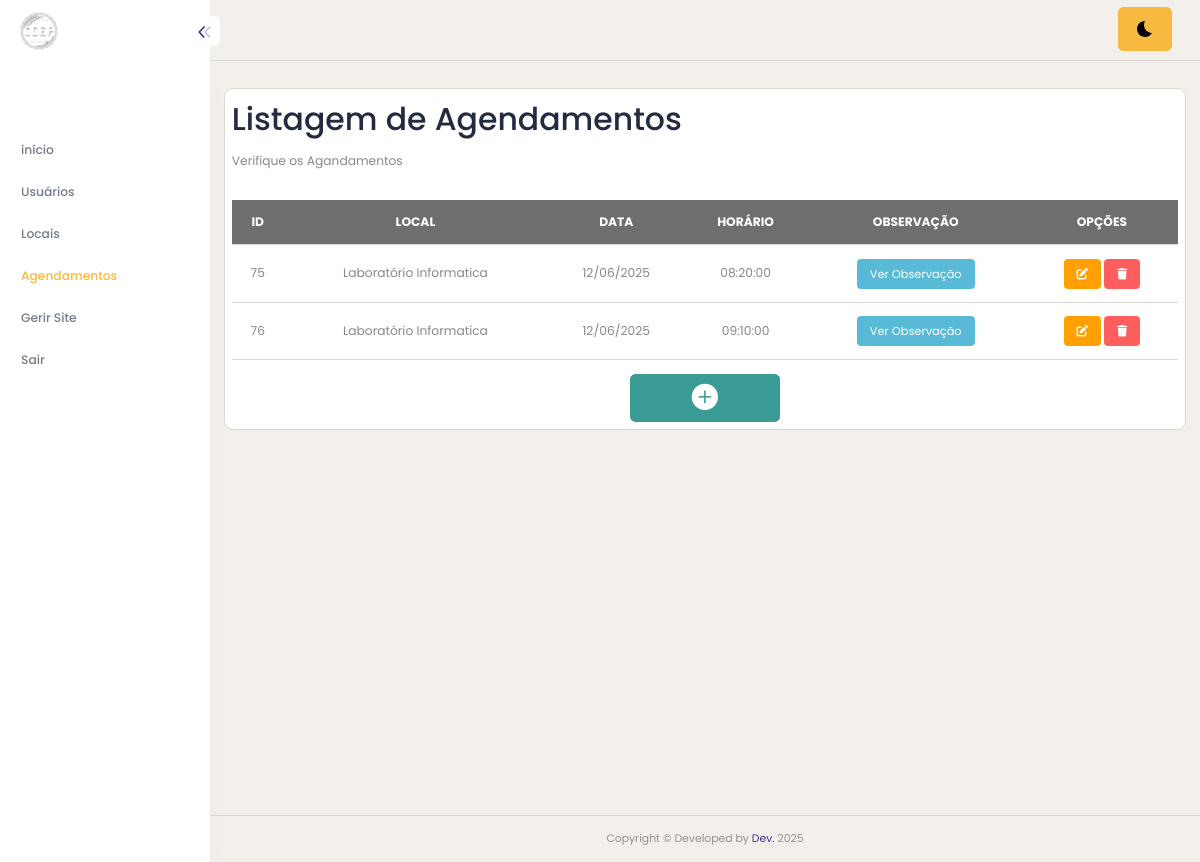
/agendas-pesquisar.php (signed in), run on an earlier commit of the app's database.
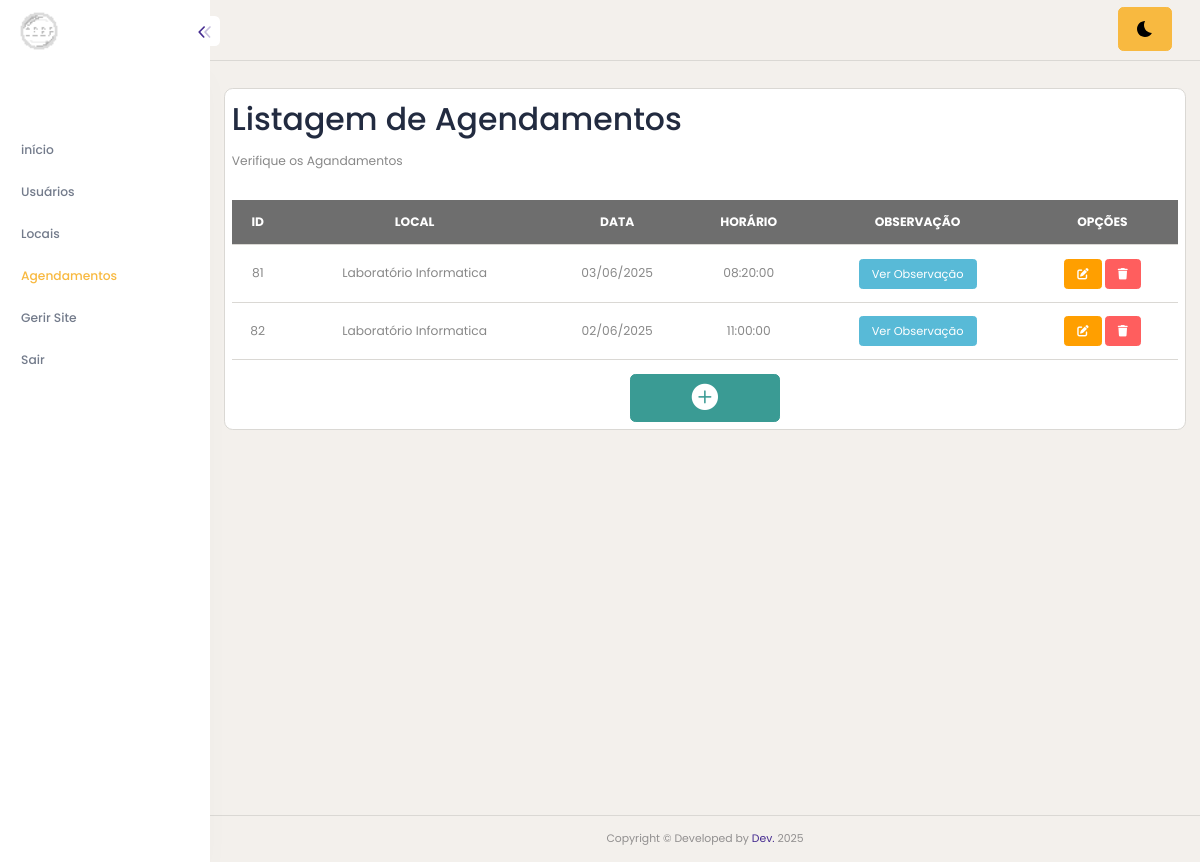
And on a later commit of the database.
### tables this page shows
CREATE TABLE `agendas` (
  `id` int(11) NOT NULL,
  `usuario_id` int(11) DEFAULT NULL,
  `local_id` int(11) DEFAULT NULL,
  `data` date DEFAULT NULL,
  `arquivo` text DEFAULT NULL,
  `observacao` text DEFAULT NULL,
  `horario` time DEFAULT NULL,
  `horariofin` time NOT NULL
);

CREATE TABLE `locais` (
  `id` int(11) NOT NULL,
  `nome` varchar(100) DEFAULT NULL,
  `status` tinyint(1) DEFAULT NULL,
  `cor` varchar(10) NOT NULL
);

### agendas-pesquisar.php (the view, shortened to what this page needs)
<!DOCTYPE html>
<html lang="pt-BR">
<head>
    <?php include("app-header.php"); ?>
</head>
<body>
    <?php include("app-lateral.php"); ?>
    <div class="content-body" style="min-height: 899px;">
        <div class="container-fluid">
            <div class="row">
                <div class="card p-2">
                    <h1>Listagem de Agendamentos</h1>
                    <p>Verifique os Agandamentos</p>
                    <div class="table-responsive mt-3">
                        <table class="table" id="tabela">
                            <tr class="table-dark text-center">
                                <th>ID</th>
                                <th>LOCAL</th>
                                <th>DATA</th>
                                <th>HORÁRIO</th>
                                <th>OBSERVAÇÃO</th>
                                <th>OPÇÕES</th>
                            </tr>
                            <?php
                            $sql = $conn->prepare("
                     select agendas.*, locais.nome as local
                     from agendas
                     LEFT JOIN locais ON locais.id = agendas.local_id
                            ");
                            $sql->execute();
                            while ($dados = $sql->fetch()) {
                            ?>
                                <tr class="text-center">
                                    <td><?php echo $dados['id']; ?></td>
                                    <td><?php echo $dados['local']; ?></td>
                                    <td><?php
                                        $data = new DateTime($dados['data']);
                                        echo $data->format('d/m/Y'); ?>
                                    </td>
                                    <td><?php
                                        $horario = new DateTime($dados['horario']);
                                        echo $horario->format('H:i:s'); ?>
                                    </td>
                                    <td>
                                        <button class="btn btn-info btn-sm"
                                            onclick="mostrarObs('<?php echo htmlspecialchars(addslashes($dados['observacao'])); ?>')">
                                            Ver Observação
                                        </button>
                                    </td>
                                    <td class="text-center">
                                        <a href="agendas-cadastro.php?id=<?php echo $dados['id']; ?>" class="btn btn-warning btn-sm"><i class="fa-solid fa-pen-to-square"></i></a>
                                        <a href="agendas-deletar.php?id=<?php echo $dados['id']; ?>" class="btn btn-danger btn-sm"><i class="fa-solid fa-trash"></i></a>
                                    </td>
                                </tr>
                            <?php } ?>
                        </table>
                    </div>
                    <div class="row">
                        <div class="text-center">
                            <a href="agendas-cadastro.php" class="btn btn-success" style="width: 150px;"><i class="bi bi-plus-circle-fill fs-2"></i></a>
                        </div>
                    </div>
                </div>
            </div>
        </div>
    </div>
    <?php include("app-footer.php"); ?>
</body>
</html>

### app-header.php (shortened to what this page needs)
<link class="main-css" href="css/style.css" rel="stylesheet">

### app-lateral.php (shortened to what this page needs)
<div id="main-wrapper">
	<div class="nav-header">
		<a href="index.php" class="brand-logo">
		</a>
		<div class="nav-control">
			<div class="hanburger">
				<span class="line">
				</span>
			</div>
		</div>
	</div>
	<div class="header">
		<div class="offset-11 text-end btn btn-secondary mt-2">
			<a class="nav-link bell dz-theme-mode " href="javascript:void(0);">
			</a>
		</div>
	</div>
	<div class="deznav">
		<div class="deznav-scroll">
			<ul class="metismenu" id="menu">
				<li>
					<h4 style="color: white;" class="text-center nav-text">SISTEMA DE <br> AGENDAMENTOS</h4>
				</li>
				<li>
					<a href="index.php" aria-expanded="false">
						<span class="nav-text">início</span>
					</a>
				</li>
				<?php if ($_SESSION['id'] != 0): ?>
					<li>
						<a href="usuarios-pesquisar.php" aria-expanded="false">
							<span class="nav-text">Usuários</span>
						</a>
					</li>
				<?php endif; ?>
				<li>
					<a href="locais-pesquisar.php" class="" aria-expanded="false">
						<span class="nav-text">Locais</span>
					</a>
				</li>
				<li>
					<a href="agendas-pesquisar.php" class="" aria-expanded="false">
						<span class="nav-text">Agendamentos</span>
					</a>
				</li>
				<li>
					<a href="gerir-site.php" class="" aria-expanded="false">
						<span class="nav-text">Gerir Site</span>
					</a>
				</li>
				<li>
					<a href="sair.php" aria-expanded="false">
						<span class="nav-text">Sair</span>
					</a>
				</li>
			</ul>
		</div>
	</div>

### app-footer.php
<div class="footer out-footer">
	<div class="copyright">
		<p>Copyright © Developed by <a href="https://dexignzone.com/" target="_blank">Dev.</a> <span class="current-year">2024</span></p>
	</div>
</div>
</div>

What changed in the data, as far as the page shows it:
removed agendas: id "75", local.nome "Laboratório Informatica", data "12/06/2025", horario "08:20:00"
removed agendas: id "76", local.nome "Laboratório Informatica", data "12/06/2025", horario "09:10:00"
added agendas: id "81", local.nome "Laboratório Informatica", data "03/06/2025", horario "08:20:00"
added agendas: id "82", local.nome "Laboratório Informatica", data "02/06/2025", horario "11:00:00"
